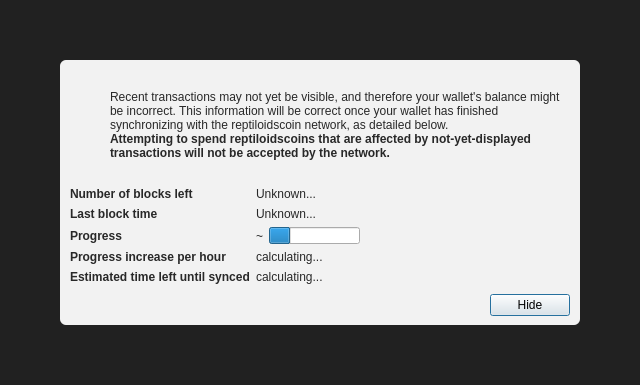
<?xml version="1.0" encoding="UTF-8"?>
<ui version="4.0">
 <class>ModalOverlay</class>
 <widget class="ModalOverlay" name="ModalOverlay">
  <property name="geometry">
   <rect>
    <x>0</x>
    <y>0</y>
    <width>640</width>
    <height>385</height>
   </rect>
  </property>
  <property name="windowTitle">
   <string>Form</string>
  </property>
  <layout class="QVBoxLayout" name="verticalLayout" stretch="0">
   <property name="sizeConstraint">
    <enum>QLayout::SetDefaultConstraint</enum>
   </property>
   <property name="leftMargin">
    <number>0</number>
   </property>
   <property name="topMargin">
    <number>0</number>
   </property>
   <property name="rightMargin">
    <number>0</number>
   </property>
   <property name="bottomMargin">
    <number>0</number>
   </property>
   <item>
    <widget class="QWidget" name="bgWidget" native="true">
     <property name="styleSheet">
      <string notr="true">#bgWidget { background: rgba(0,0,0,220); }</string>
     </property>
     <layout class="QVBoxLayout" name="verticalLayoutMain" stretch="1">
      <property name="leftMargin">
       <number>60</number>
      </property>
      <property name="topMargin">
       <number>60</number>
      </property>
      <property name="rightMargin">
       <number>60</number>
      </property>
      <property name="bottomMargin">
       <number>60</number>
      </property>
      <item>
       <widget class="QWidget" name="contentWidget" native="true">
        <property name="styleSheet">
         <string notr="true">#contentWidget { background: rgba(255,255,255,240); border-radius: 6px; }

QLabel { color: rgb(40,40,40);  }</string>
        </property>
        <layout class="QVBoxLayout" name="verticalLayoutSub" stretch="1,0,0,0">
         <property name="spacing">
          <number>0</number>
         </property>
         <property name="leftMargin">
          <number>10</number>
         </property>
         <property name="topMargin">
          <number>10</number>
         </property>
         <property name="rightMargin">
          <number>10</number>
         </property>
         <property name="bottomMargin">
          <number>10</number>
         </property>
         <item>
          <layout class="QHBoxLayout" name="horizontalLayoutIconText" stretch="0,1">
           <property name="topMargin">
            <number>20</number>
           </property>
           <item>
            <layout class="QVBoxLayout" name="verticalLayoutIcon">
             <property name="leftMargin">
              <number>0</number>
             </property>
             <item>
              <widget class="QPushButton" name="warningIcon">
               <property name="enabled">
                <bool>false</bool>
               </property>
               <property name="text">
                <string/>
               </property>
               <property name="icon">
                <iconset>
                 <normaloff>:/icons/warning</normaloff>
                 <disabledoff>:/icons/warning</disabledoff>:/icons/warning</iconset>
               </property>
               <property name="iconSize">
                <size>
                 <width>48</width>
                 <height>48</height>
                </size>
               </property>
               <property name="flat">
                <bool>true</bool>
               </property>
              </widget>
             </item>
             <item>
              <spacer name="verticalSpacerWarningIcon">
               <property name="orientation">
                <enum>Qt::Vertical</enum>
               </property>
               <property name="sizeHint" stdset="0">
                <size>
                 <width>20</width>
                 <height>40</height>
                </size>
               </property>
              </spacer>
             </item>
            </layout>
           </item>
           <item>
            <layout class="QVBoxLayout" name="verticalLayoutInfoText">
             <property name="leftMargin">
              <number>0</number>
             </property>
             <property name="topMargin">
              <number>0</number>
             </property>
             <item>
              <widget class="QLabel" name="infoText">
               <property name="text">
                <string>Recent transactions may not yet be visible, and therefore your wallet's balance might be incorrect. This information will be correct once your wallet has finished synchronizing with the reptiloidscoin network, as detailed below.</string>
               </property>
               <property name="textFormat">
                <enum>Qt::RichText</enum>
               </property>
               <property name="wordWrap">
                <bool>true</bool>
               </property>
              </widget>
             </item>
             <item>
              <widget class="QLabel" name="infoTextStrong">
               <property name="font">
                <font>
                 <weight>75</weight>
                 <bold>true</bold>
                </font>
               </property>
               <property name="text">
                <string>Attempting to spend reptiloidscoins that are affected by not-yet-displayed transactions will not be accepted by the network.</string>
               </property>
               <property name="textFormat">
                <enum>Qt::RichText</enum>
               </property>
               <property name="wordWrap">
                <bool>true</bool>
               </property>
              </widget>
             </item>
             <item>
              <spacer name="verticalSpacerInTextSpace">
               <property name="orientation">
                <enum>Qt::Vertical</enum>
               </property>
               <property name="sizeHint" stdset="0">
                <size>
                 <width>20</width>
                 <height>40</height>
                </size>
               </property>
              </spacer>
             </item>
            </layout>
           </item>
          </layout>
         </item>
         <item>
          <spacer name="verticalSpacerAfterText">
           <property name="orientation">
            <enum>Qt::Vertical</enum>
           </property>
           <property name="sizeHint" stdset="0">
            <size>
             <width>20</width>
             <height>40</height>
            </size>
           </property>
          </spacer>
         </item>
         <item>
          <layout class="QFormLayout" name="formLayout">
           <property name="fieldGrowthPolicy">
            <enum>QFormLayout::FieldsStayAtSizeHint</enum>
           </property>
           <property name="horizontalSpacing">
            <number>6</number>
           </property>
           <property name="verticalSpacing">
            <number>6</number>
           </property>
           <property name="topMargin">
            <number>10</number>
           </property>
           <item row="0" column="0">
            <widget class="QLabel" name="labelNumberOfBlocksLeft">
             <property name="font">
              <font>
               <weight>75</weight>
               <bold>true</bold>
              </font>
             </property>
             <property name="text">
              <string>Number of blocks left</string>
             </property>
            </widget>
           </item>
           <item row="0" column="1">
            <widget class="QLabel" name="numberOfBlocksLeft">
             <property name="text">
              <string>Unknown...</string>
             </property>
            </widget>
           </item>
           <item row="1" column="0">
            <widget class="QLabel" name="labelLastBlockTime">
             <property name="font">
              <font>
               <weight>75</weight>
               <bold>true</bold>
              </font>
             </property>
             <property name="text">
              <string>Last block time</string>
             </property>
            </widget>
           </item>
           <item row="1" column="1">
            <widget class="QLabel" name="newestBlockDate">
             <property name="sizePolicy">
              <sizepolicy hsizetype="Maximum" vsizetype="Preferred">
               <horstretch>0</horstretch>
               <verstretch>0</verstretch>
              </sizepolicy>
             </property>
             <property name="text">
              <string>Unknown...</string>
             </property>
            </widget>
           </item>
           <item row="2" column="0">
            <widget class="QLabel" name="labelSyncDone">
             <property name="font">
              <font>
               <weight>75</weight>
               <bold>true</bold>
              </font>
             </property>
             <property name="text">
              <string>Progress</string>
             </property>
            </widget>
           </item>
           <item row="2" column="1">
            <layout class="QHBoxLayout" name="horizontalLayoutSync" stretch="0,1">
             <item>
              <widget class="QLabel" name="percentageProgress">
               <property name="text">
                <string notr="true">~</string>
               </property>
              </widget>
             </item>
             <item>
              <widget class="QProgressBar" name="progressBar">
               <property name="value">
                <number>24</number>
               </property>
               <property name="format">
                <string/>
               </property>
              </widget>
             </item>
            </layout>
           </item>
           <item row="4" column="0">
            <widget class="QLabel" name="labelProgressIncrease">
             <property name="font">
              <font>
               <weight>75</weight>
               <bold>true</bold>
              </font>
             </property>
             <property name="text">
              <string>Progress increase per hour</string>
             </property>
            </widget>
           </item>
           <item row="4" column="1">
            <widget class="QLabel" name="progressIncreasePerH">
             <property name="text">
              <string>calculating...</string>
             </property>
            </widget>
           </item>
           <item row="5" column="0">
            <widget class="QLabel" name="labelEstimatedTimeLeft">
             <property name="font">
              <font>
               <weight>75</weight>
               <bold>true</bold>
              </font>
             </property>
             <property name="text">
              <string>Estimated time left until synced</string>
             </property>
            </widget>
           </item>
           <item row="5" column="1">
            <widget class="QLabel" name="expectedTimeLeft">
             <property name="text">
              <string>calculating...</string>
             </property>
            </widget>
           </item>
          </layout>
         </item>
         <item>
          <layout class="QHBoxLayout" name="horizontalLayoutButtons">
           <property name="leftMargin">
            <number>10</number>
           </property>
           <property name="topMargin">
            <number>10</number>
           </property>
           <item>
            <spacer name="horizontalSpacer">
             <property name="orientation">
              <enum>Qt::Horizontal</enum>
             </property>
             <property name="sizeHint" stdset="0">
              <size>
               <width>40</width>
               <height>20</height>
              </size>
             </property>
            </spacer>
           </item>
           <item>
            <widget class="QPushButton" name="closeButton">
             <property name="text">
              <string>Hide</string>
             </property>
             <property name="focusPolicy">
              <enum>Qt::StrongFocus</enum>
             </property>
             <property name="default">
              <bool>true</bool>
             </property>
            </widget>
           </item>
          </layout>
         </item>
        </layout>
       </widget>
      </item>
     </layout>
    </widget>
   </item>
  </layout>
 </widget>
 <customwidgets>
  <customwidget>
   <class>ModalOverlay</class>
   <extends>QWidget</extends>
   <header>qt/modaloverlay.h</header>
   <container>1</container>
  </customwidget>
 </customwidgets>
 <resources/>
 <connections/>
</ui>
